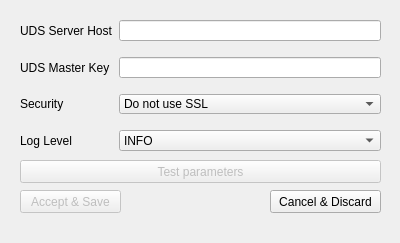
<?xml version="1.0" encoding="UTF-8"?>
<ui version="4.0">
 <class>UdsActorSetupDialog</class>
 <widget class="QDialog" name="UdsActorSetupDialog">
  <property name="windowModality">
   <enum>Qt::WindowModal</enum>
  </property>
  <property name="geometry">
   <rect>
    <x>0</x>
    <y>0</y>
    <width>400</width>
    <height>243</height>
   </rect>
  </property>
  <property name="sizePolicy">
   <sizepolicy hsizetype="Preferred" vsizetype="Preferred">
    <horstretch>0</horstretch>
    <verstretch>0</verstretch>
   </sizepolicy>
  </property>
  <property name="windowTitle">
   <string>UDS Actor Configuration</string>
  </property>
  <property name="autoFillBackground">
   <bool>false</bool>
  </property>
  <property name="locale">
   <locale language="English" country="UnitedStates"/>
  </property>
  <property name="sizeGripEnabled">
   <bool>false</bool>
  </property>
  <property name="modal">
   <bool>true</bool>
  </property>
  <widget class="QPushButton" name="testButton">
   <property name="enabled">
    <bool>false</bool>
   </property>
   <property name="geometry">
    <rect>
     <x>20</x>
     <y>160</y>
     <width>361</width>
     <height>23</height>
    </rect>
   </property>
   <property name="toolTip">
    <string>Click to test the selecter parameters</string>
   </property>
   <property name="whatsThis">
    <string>&lt;html&gt;&lt;head/&gt;&lt;body&gt;&lt;p&gt;Click on this button to test the server host and master key parameters.&lt;/p&gt;&lt;p&gt;A window will be displayed with results after the test is executed.&lt;/p&gt;&lt;p&gt;&lt;br/&gt;&lt;/p&gt;&lt;p&gt;This button will only be active if all parameters are filled.&lt;/p&gt;&lt;/body&gt;&lt;/html&gt;</string>
   </property>
   <property name="text">
    <string>Test parameters</string>
   </property>
  </widget>
  <widget class="QPushButton" name="saveButton">
   <property name="enabled">
    <bool>false</bool>
   </property>
   <property name="geometry">
    <rect>
     <x>20</x>
     <y>190</y>
     <width>101</width>
     <height>23</height>
    </rect>
   </property>
   <property name="maximumSize">
    <size>
     <width>101</width>
     <height>23</height>
    </size>
   </property>
   <property name="toolTip">
    <string>Accepts changes and saves them</string>
   </property>
   <property name="whatsThis">
    <string>Clicking on this button will accept all changes and save them, closing the configuration window</string>
   </property>
   <property name="text">
    <string>Accept &amp;&amp; Save</string>
   </property>
  </widget>
  <widget class="QPushButton" name="cancelButton">
   <property name="geometry">
    <rect>
     <x>270</x>
     <y>190</y>
     <width>111</width>
     <height>23</height>
    </rect>
   </property>
   <property name="maximumSize">
    <size>
     <width>111</width>
     <height>23</height>
    </size>
   </property>
   <property name="toolTip">
    <string>Cancel all changes and discard them</string>
   </property>
   <property name="whatsThis">
    <string>Discards all changes and closes the configuration window</string>
   </property>
   <property name="text">
    <string>Cancel &amp;&amp; Discard</string>
   </property>
  </widget>
  <widget class="QWidget" name="layoutWidget">
   <property name="geometry">
    <rect>
     <x>20</x>
     <y>20</y>
     <width>361</width>
     <height>131</height>
    </rect>
   </property>
   <layout class="QFormLayout" name="formLayout">
    <property name="fieldGrowthPolicy">
     <enum>QFormLayout::AllNonFixedFieldsGrow</enum>
    </property>
    <property name="verticalSpacing">
     <number>16</number>
    </property>
    <item row="0" column="0">
     <widget class="QLabel" name="label">
      <property name="text">
       <string>UDS Server Host</string>
      </property>
     </widget>
    </item>
    <item row="0" column="1">
     <widget class="QLineEdit" name="host">
      <property name="acceptDrops">
       <bool>false</bool>
      </property>
      <property name="toolTip">
       <string>Uds Broker Server Addres. Use IP or FQDN</string>
      </property>
      <property name="whatsThis">
       <string>Enter here the UDS Broker Addres using either its IP address or its FQDN address</string>
      </property>
     </widget>
    </item>
    <item row="1" column="0">
     <widget class="QLabel" name="label_3">
      <property name="text">
       <string>UDS Master Key</string>
      </property>
     </widget>
    </item>
    <item row="1" column="1">
     <widget class="QLineEdit" name="masterKey">
      <property name="toolTip">
       <string>Master key to communicate with UDS Broker</string>
      </property>
      <property name="whatsThis">
       <string>&lt;html&gt;&lt;head/&gt;&lt;body&gt;&lt;p&gt;Enter the Master Key (found on&lt;span style=&quot; font-weight:600;&quot;&gt; UDS Configuration&lt;/span&gt; section) of the UDS Broker to allow communication of the Actor with Broker&lt;/p&gt;&lt;/body&gt;&lt;/html&gt;</string>
      </property>
     </widget>
    </item>
    <item row="2" column="0">
     <widget class="QLabel" name="label_4">
      <property name="text">
       <string>Security</string>
      </property>
     </widget>
    </item>
    <item row="2" column="1">
     <widget class="QComboBox" name="useSSl">
      <property name="toolTip">
       <string>Select communication security with broker</string>
      </property>
      <property name="whatsThis">
       <string>&lt;html&gt;&lt;head/&gt;&lt;body&gt;&lt;p&gt;Select the security for communications with UDS Broker.&lt;/p&gt;&lt;p&gt;The recommended method of communication is &lt;span style=&quot; font-weight:600;&quot;&gt;Use SSL&lt;/span&gt;, but selection needs to be acording to your broker configuration.&lt;/p&gt;&lt;/body&gt;&lt;/html&gt;</string>
      </property>
      <item>
       <property name="text">
        <string>Do not use SSL</string>
       </property>
      </item>
      <item>
       <property name="text">
        <string>Use SSL</string>
       </property>
      </item>
     </widget>
    </item>
    <item row="3" column="0">
     <widget class="QLabel" name="logLevelLabel">
      <property name="text">
       <string>Log Level</string>
      </property>
     </widget>
    </item>
    <item row="3" column="1">
     <widget class="QComboBox" name="logLevelComboBox">
      <property name="currentIndex">
       <number>1</number>
      </property>
      <item>
       <property name="text">
        <string notr="true">DEBUG</string>
       </property>
      </item>
      <item>
       <property name="text">
        <string notr="true">INFO</string>
       </property>
      </item>
      <item>
       <property name="text">
        <string notr="true">EROR</string>
       </property>
      </item>
      <item>
       <property name="text">
        <string notr="true">FATAL</string>
       </property>
      </item>
     </widget>
    </item>
   </layout>
  </widget>
 </widget>
 <resources/>
 <connections>
  <connection>
   <sender>host</sender>
   <signal>textChanged(QString)</signal>
   <receiver>UdsActorSetupDialog</receiver>
   <slot>textChanged()</slot>
   <hints>
    <hint type="sourcelabel">
     <x>123</x>
     <y>31</y>
    </hint>
    <hint type="destinationlabel">
     <x>143</x>
     <y>48</y>
    </hint>
   </hints>
  </connection>
  <connection>
   <sender>masterKey</sender>
   <signal>textChanged(QString)</signal>
   <receiver>UdsActorSetupDialog</receiver>
   <slot>textChanged()</slot>
   <hints>
    <hint type="sourcelabel">
     <x>258</x>
     <y>75</y>
    </hint>
    <hint type="destinationlabel">
     <x>299</x>
     <y>84</y>
    </hint>
   </hints>
  </connection>
  <connection>
   <sender>cancelButton</sender>
   <signal>pressed()</signal>
   <receiver>UdsActorSetupDialog</receiver>
   <slot>cancelAndDiscard()</slot>
   <hints>
    <hint type="sourcelabel">
     <x>315</x>
     <y>165</y>
    </hint>
    <hint type="destinationlabel">
     <x>231</x>
     <y>161</y>
    </hint>
   </hints>
  </connection>
  <connection>
   <sender>testButton</sender>
   <signal>pressed()</signal>
   <receiver>UdsActorSetupDialog</receiver>
   <slot>testParameters()</slot>
   <hints>
    <hint type="sourcelabel">
     <x>239</x>
     <y>132</y>
    </hint>
    <hint type="destinationlabel">
     <x>285</x>
     <y>185</y>
    </hint>
   </hints>
  </connection>
  <connection>
   <sender>saveButton</sender>
   <signal>pressed()</signal>
   <receiver>UdsActorSetupDialog</receiver>
   <slot>acceptAndSave()</slot>
   <hints>
    <hint type="sourcelabel">
     <x>71</x>
     <y>165</y>
    </hint>
    <hint type="destinationlabel">
     <x>124</x>
     <y>181</y>
    </hint>
   </hints>
  </connection>
 </connections>
 <slots>
  <slot>textChanged()</slot>
  <slot>cancelAndDiscard()</slot>
  <slot>testParameters()</slot>
  <slot>acceptAndSave()</slot>
 </slots>
</ui>
